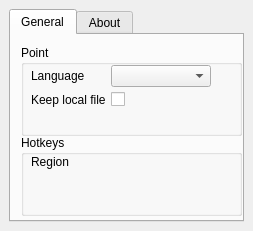
<?xml version="1.0" encoding="UTF-8"?>
<ui version="4.0">
 <class>SettingsWindow</class>
 <widget class="QMainWindow" name="SettingsWindow">
  <property name="geometry">
   <rect>
    <x>0</x>
    <y>0</y>
    <width>253</width>
    <height>231</height>
   </rect>
  </property>
  <property name="minimumSize">
   <size>
    <width>0</width>
    <height>0</height>
   </size>
  </property>
  <property name="maximumSize">
   <size>
    <width>284</width>
    <height>290</height>
   </size>
  </property>
  <property name="windowTitle">
   <string>Point - Settings</string>
  </property>
  <property name="toolButtonStyle">
   <enum>Qt::ToolButtonTextBesideIcon</enum>
  </property>
  <property name="dockOptions">
   <set>QMainWindow::AllowNestedDocks|QMainWindow::AllowTabbedDocks|QMainWindow::AnimatedDocks|QMainWindow::VerticalTabs</set>
  </property>
  <widget class="QWidget" name="centralwidget">
   <layout class="QVBoxLayout" name="verticalLayout">
    <item>
     <widget class="QTabWidget" name="settingsTabWidget">
      <property name="currentIndex">
       <number>0</number>
      </property>
      <widget class="QWidget" name="generalTab">
       <attribute name="title">
        <string>General</string>
       </attribute>
       <widget class="QGroupBox" name="hotkeyGroupBox">
        <property name="geometry">
         <rect>
          <x>10</x>
          <y>100</y>
          <width>221</width>
          <height>81</height>
         </rect>
        </property>
        <property name="title">
         <string>Hotkeys</string>
        </property>
        <widget class="QWidget" name="formLayoutWidget_2">
         <property name="geometry">
          <rect>
           <x>10</x>
           <y>20</y>
           <width>201</width>
           <height>51</height>
          </rect>
         </property>
         <layout class="QFormLayout" name="formLayout">
          <property name="fieldGrowthPolicy">
           <enum>QFormLayout::AllNonFixedFieldsGrow</enum>
          </property>
          <item row="0" column="0">
           <widget class="QLabel" name="label_2">
            <property name="text">
             <string>Region</string>
            </property>
           </widget>
          </item>
          <item row="0" column="1">
           <widget class="HotKeySelectionDialogButton" name="regionHotKey" native="true"/>
          </item>
         </layout>
        </widget>
       </widget>
       <widget class="QGroupBox" name="pointGroupBox">
        <property name="geometry">
         <rect>
          <x>10</x>
          <y>10</y>
          <width>221</width>
          <height>91</height>
         </rect>
        </property>
        <property name="title">
         <string notr="true">Point</string>
        </property>
        <widget class="QWidget" name="formLayoutWidget">
         <property name="geometry">
          <rect>
           <x>10</x>
           <y>20</y>
           <width>201</width>
           <height>61</height>
          </rect>
         </property>
         <layout class="QFormLayout" name="pointLayout">
          <property name="fieldGrowthPolicy">
           <enum>QFormLayout::AllNonFixedFieldsGrow</enum>
          </property>
          <property name="labelAlignment">
           <set>Qt::AlignLeading|Qt::AlignLeft|Qt::AlignVCenter</set>
          </property>
          <property name="formAlignment">
           <set>Qt::AlignRight|Qt::AlignTop|Qt::AlignTrailing</set>
          </property>
          <property name="horizontalSpacing">
           <number>5</number>
          </property>
          <property name="verticalSpacing">
           <number>5</number>
          </property>
          <property name="margin">
           <number>0</number>
          </property>
          <item row="0" column="0">
           <widget class="QLabel" name="languageLabel">
            <property name="text">
             <string>Language</string>
            </property>
            <property name="buddy">
             <cstring>languageComboBox</cstring>
            </property>
           </widget>
          </item>
          <item row="0" column="1">
           <widget class="QComboBox" name="languageComboBox">
            <property name="sizePolicy">
             <sizepolicy hsizetype="Preferred" vsizetype="Fixed">
              <horstretch>0</horstretch>
              <verstretch>0</verstretch>
             </sizepolicy>
            </property>
            <property name="minimumSize">
             <size>
              <width>99</width>
              <height>0</height>
             </size>
            </property>
            <property name="maximumSize">
             <size>
              <width>100</width>
              <height>16777215</height>
             </size>
            </property>
            <property name="baseSize">
             <size>
              <width>0</width>
              <height>0</height>
             </size>
            </property>
            <property name="frame">
             <bool>true</bool>
            </property>
            <property name="modelColumn">
             <number>0</number>
            </property>
           </widget>
          </item>
          <item row="1" column="0">
           <widget class="QLabel" name="localCopyLabel">
            <property name="text">
             <string>Keep local file</string>
            </property>
           </widget>
          </item>
          <item row="1" column="1">
           <widget class="QCheckBox" name="localCopyComboBox">
            <property name="text">
             <string notr="true"/>
            </property>
           </widget>
          </item>
         </layout>
        </widget>
       </widget>
      </widget>
      <widget class="QWidget" name="aboutTab">
       <attribute name="title">
        <string>About</string>
       </attribute>
      </widget>
     </widget>
    </item>
   </layout>
  </widget>
 </widget>
 <customwidgets>
  <customwidget>
   <class>HotKeySelectionDialogButton</class>
   <extends>QWidget</extends>
   <header>gui/HotKeySelectionDialogButton.hpp</header>
   <container>1</container>
  </customwidget>
 </customwidgets>
 <resources/>
 <connections/>
</ui>
